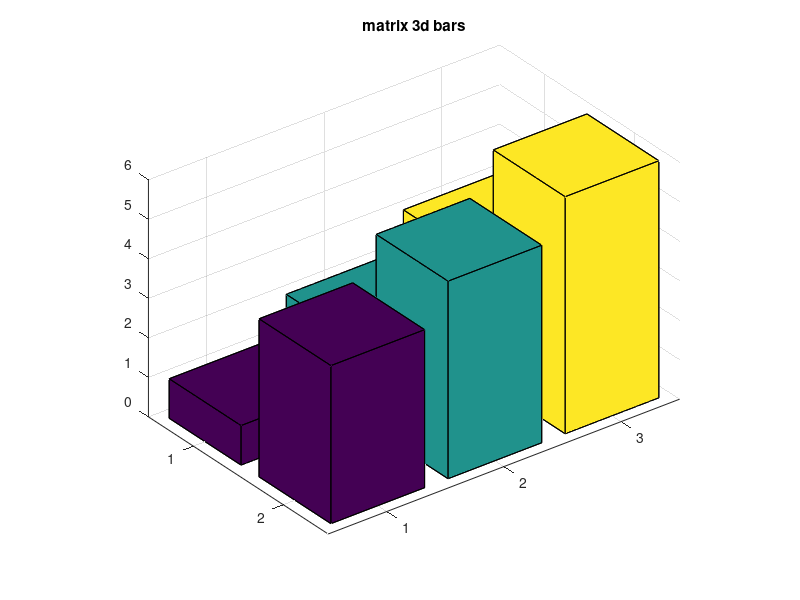

The MATLAB source for this figure: (Note: this script raises an error after producing the figure.)
%=============================================================================
% Copyright (c) 2016-present Allan CORNET (Nelson)
%=============================================================================
% This file is part of Nelson.
%=============================================================================
% LICENCE_BLOCK_BEGIN
% SPDX-License-Identifier: LGPL-3.0-or-later
% LICENCE_BLOCK_END
%=============================================================================
% <--ADV-CLI MODE-->
%=============================================================================

close all;
%=============================================================================
f = figure('Visible', 'on', 'Position', [100 100 620 460], 'Color', [1 1 1]);
axes('Parent', f);
Y = [1 2 3; 4 5 6];
bar3(Y);
title('matrix 3d bars');
drawnow();
%=============================================================================
asserts.istrue(isgraphics(f, 'figure'));
asserts.isequal(f.Type, 'figure');
asserts.isequal(char(f.Visible), 'on');
asserts.isequal(f.Color, [1 1 1]);
axesHandles = findobj(f, 'Type', 'axes');
asserts.isequal(numel(axesHandles), 1);
for k = 1:numel(axesHandles)
  asserts.isequal(axesHandles(k).Type, 'axes');
  asserts.isequal(axesHandles(k).Parent, f);
end
surfaceObjects = findobj(f, 'Type', 'surface');
asserts.isequal(numel(surfaceObjects), 3);
asserts.istrue(all(isgraphics(surfaceObjects, 'surface')));
for k = 1:numel(surfaceObjects)
  asserts.isequal(surfaceObjects(k).Type, 'surface');
end
close(f);
close all;
%=============================================================================
